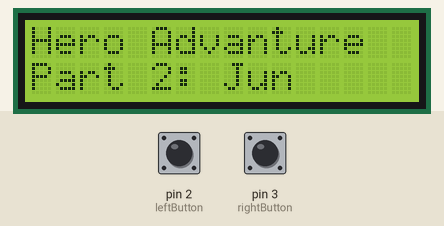
Recording of a sketch running on a simulated Arduino Uno, built with avr-gcc and run on an emulated ATmega328P. On the bench: 16×2 character LCD. The inputs (shaded band) are chosen by the test bench; at power-on: pin 2 (leftButton) LOW, pin 3 (rightButton) LOW. Random numbers use the default seed unless the sketch sets one; what the sketch prints to the serial monitor is not drawn.

Above: at 6.28 s.
6.3 s: pin 2 (leftButton) pulled HIGH for 1 s
At 6.43 s:
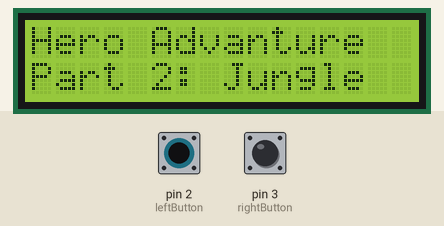
At 7.9 s:
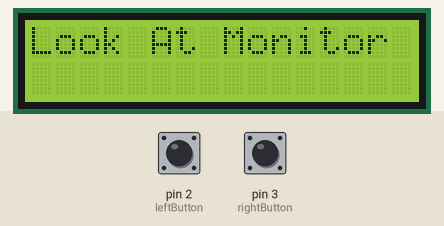
8.8 s: pin 3 (rightButton) pulled HIGH for 3.2 s
13.5 s: pin 2 (leftButton) pulled HIGH for 3.2 s
18.2 s: pin 2 (leftButton) driven HIGH and pin 3 (rightButton) driven HIGH
20.0 s: pin 2 (leftButton) pulsed LOW 5 times (0.12 s each, 0.3 s apart)
At 65.49 s:
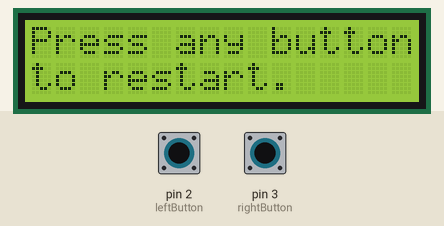
Timing chart, 0 to 65.6 s (numbered marks = the images above; inputs shaded):
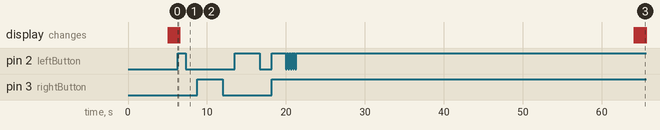

The sketch:

theHeroAdvantureNEWpart2_Jungle.ino
```cpp
const int leftButton = 2;
const int rightButton =  3;
#include <LiquidCrystal.h>
LiquidCrystal lcd(4, 6, 10, 11, 12, 13);
// variables will change:
String inputString = "";
boolean stringComplete = false;

void setup() {
  pinMode(leftButton, INPUT);
  pinMode(rightButton, INPUT);
  delay(5000);
  lcd.begin(16, 2);
  // Print a message to the LCD.
  lcd.print("hello, world!");
  lcd.clear();
  Serial.begin(9600);
}

void loop() {
  intro();
  if(stage2Jungle()==1)
  {
    goodEnd();
  }
  else
  {
    badEnd();
  }
  restart();
}
//                             ******STORY******
void intro()
{
  printStr("Hero Advanture");
  printStr2("Part 2: Jungle");
  lcd.clear();

  lcd.setCursor(0,0);
  lcd.print("Look At Monitor");

  printSerial("You finally exit the cave, you see a huge forest in front of you.");
  printSerial("You are very hungry as you didn't eat for hours, you found a banana tree.");
  printSerial("As you reach for the banana, you heard a really loud sound.");
  printSerial("Wild MONKEY appeared!");
}

int stage2Jungle()
{
  int HP=5;
  int enemyHP=5;

  while(enemyHP>0 && HP>0)
  {
    Serial.println("");
    Serial.print("HP remaining: ");
    Serial.println(HP);
    Serial.print("Enemy HP remaining: ");
    Serial.println(enemyHP);
    Serial.println("");
    delay(500);

    printSerial("1) ATTACK");
    printSerial("2) DEFEND");
    Serial.println("");

    int attack=buttonInput();
    int battleResult = stage2Scenario(attack);
    if (battleResult==1)
    {
      HP--;
    }
    else if(battleResult==2)
    {
      enemyHP--;
    }
  }

  if (HP==0)  {//u died
    printSerial("Hero Wannabe blacked out!");
    return 0;
  }
  else  {
    printSerial("Wild MONKEY fainted!");
    return 1;
  }
}

//0 = nothing happen
//1 = u take damage
//2 = enemy take damage
int stage2Scenario(int attUsed)
{
  int n=random(5);
  delay(500);
  /*Serial.print("random num= ");
  Serial.println(n);*/
  delay(500);
  if (n==0)
  {
    printSerial("Foe MONKEY is loafing around!");
    delay(500);
    if (attUsed==1)
    {
      printSerial("Hero Wannabe used ATTACK!");
      printSerial("Foe MONKEY takes 1 damage.");
      printSerial("It's super effective!");
      Serial.println("");
      return 2;
    }
    else
    {
      printSerial("Hero Wannabe used DEFEND!");
      printSerial("It's not very effective.");
      Serial.println("");
      return 0;
    }
  }
  else if (n==1)
  {
    printSerial("Foe MONKEY is used COUNTER!");
    if (attUsed==1)
    {
      printSerial("Hero Wannabe used ATTACK!");
      printSerial("You take 1 damage.");
      printSerial("It's super effective!");
      Serial.println("");
      return 1;
    }
    else
    {
      printSerial("Hero Wannabe used Defend!");
      delay(500);
      Serial.print(".");
      delay(500);
      Serial.print(".");
      delay(500);
      Serial.print(".");
      delay(500);
      Serial.print(".");
      delay(500);
      printSerial("It's not very effective.");
      Serial.println("");
      return 0;
    }
  }
  else if (n==2)
  {
    printSerial("Foe MONKEY used THROW A BANANA");
    delay(500);
    if (attUsed==1)
    {
      printSerial("Hero Wannabe looks at the banana with a very hungry eyes.");
      printSerial("Hero Wannabe is distracted!");
      printSerial("It can't move!");
      delay(500);
      printSerial("Hero Wannabe takes 1 damage.");
      printSerial("It's super effective!");
      Serial.println("");
      return 1;
    }
    else
    {
      printSerial("Hero Wannabe used DEFEND!");
      delay(500);
      printSerial("It's not very effective.");
      Serial.println("");
      return 0;
    }
  }
  else if (n==3)
  {
    printSerial("Foe MONKEY used FART");
    delay(500);
    if (attUsed==1)
    {
      printSerial("Hero Wannabe used THOUSAND YEARS OF PAIN!");
      delay(500);
      printSerial("Foe Monkey takes 1 damage.");
      printSerial("It's super effective!");
      Serial.println("");
      return 2;
    }
    else
    {
      printSerial("Hero Wannabe used DEFEND!");
      printSerial("The gas gets in your nose anyways.");
      delay(500);
      printSerial("Hero Wannabe takes 1 damage.");
      printSerial("It's super effective!");
      Serial.println("");
      return 1;
    }
  }
  else
  {
    if (attUsed==1)
    {
      printSerial("Hero Wannable is tightening its focus!");
      printSerial("Foe MONKEY used HIGH JUMP KICK");
      printSerial("Hero Wannabe takes 1 damage.");
      printSerial("It's super effective!");
      printSerial("Hero Wannabe loses it's focus!");
      Serial.println("");
      return 1;
    }
    else
    {
      printSerial("Foe MONKEY used HIGH JUMP KICK");
      printSerial("Hero Wannabe used DEFEND!");
      printSerial("Foe MONKEY misses and hurts himself.");
      printSerial("Foe Monkey takes 1 damage.");
      printSerial("It's super effective!");
      Serial.println("");
      return 2;
    }
  }
}

void goodEnd()
{
  printSerial("TO BE CONTINUED!");
}
void badEnd()
{
  printSerial("You lost to a monkey in a fight.");
  printSerial("Now you are being used by the monkey as a slave for the rest of your life.");
  printSerial("Bad End 3:");
  printSerial("Worthless Slave");
}
void restart()
{
  printStr("Press any button");
  printStr2("to restart.   ->");
  lcd.clear();
}

//                            ******METHODS******

//1 = left
//2 = right
int buttonInput()
{
  int buttonPressed=-1;
  while (buttonPressed == -1)
  {
    int leftState = digitalRead(leftButton);
    int rightState = digitalRead(rightButton);
    if (leftState==1)
    {
      buttonPressed=1;
    }
    else if(rightState==1)
    {
      buttonPressed=2;
    }
  }
  return buttonPressed;
}

void printStr(String str)
{
  int len=str.length();
  lcd.setCursor(0,0);
  for (int i=0; i<len; i++)
  {
    lcd.print(str.charAt(i));
    //Serial.print(str.charAt(i));
    delay(50);
  }
}
int printStr2(String str)
{
  int len=str.length();
  lcd.setCursor(0,1);
  for (int i=0; i<len; i++)
  {
    lcd.print(str.charAt(i));
    //Serial.print(str.charAt(i));
    delay(50);
  }
  //press a button to continue
  return buttonInput();
}

void printSerial(String str)
{
  int len=str.length();
  for (int i=0; i<len; i++)
  {
    Serial.print(str.charAt(i));
    //Serial.print(str.charAt(i));
    delay(20);
  }
  Serial.println();
}

void serialEvent() {
  while (Serial.available()) {
    // get the new byte:
    char inChar = (char)Serial.read();
    // add it to the inputString:
    //inputString += inChar;


    if (inChar != '\n') {
      inputString += inChar;
    }

    // if the incoming character is a newline, set a flag
    // so the main loop can do something about it:
    if (inChar == '\n') {
      stringComplete = true;
    }
  }
}
```

Measured:
- after the input at 8.8 s, every drawn part: stays the same
- after the input at 13.5 s, every drawn part: stays the same
- after the input at 18.2 s, every drawn part: stays the same
